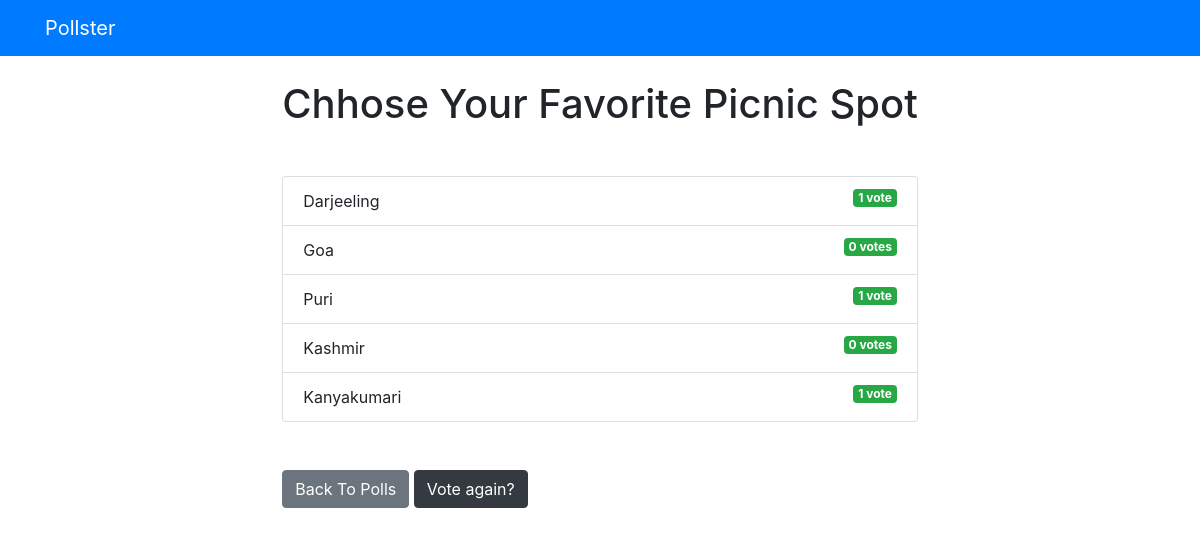
The page /polls/4/results/ on the database its author committed.
### polls/models.py (models this page shows, shortened)
class Question(models.Model):
    question_text = models.CharField(max_length=200)
    pub_date = models.DateTimeField('date published')

class Choice(models.Model):
    question = models.ForeignKey(Question, on_delete=models.CASCADE)
    choice_text = models.CharField(max_length=200)
    votes = models.IntegerField(default=0)

### polls/views.py (the view)
# urls.py: path('<int:question_id>/results/', views.results, name='results'),
def results(request, question_id):
    question = get_object_or_404(Question, pk=question_id)
    return render(request, 'polls/results.html', {'question': question})

### templates/polls/results.html
{% extends 'base.html' %}
{% block content %}
<h1 class = "mb-5 text-center"> {{question.question_text}} </h1>
<ul class = "list-group mb-5">
    {% for choice in question.choice_set.all %}
    <li class = "list-group-item">
    {{choice.choice_text}}<span class = "badge badge-success float-right">{{choice.votes}}
    vote{{choice.votes|pluralize}}</span>
    </li>
    {% endfor %}
</ul>
<a class = "btn btn-secondary" href = "{% url 'polls:index' %}"> Back To Polls </a>
<a class = "btn btn-dark" href = "{% url 'polls:detail' question.id %}"> Vote again?</a>
{% endblock %}

### rows shown on the page
Question: question_text "Chhose Your Favorite Picnic Spot"
Choice: choice_text "Darjeeling", votes "1"
Choice: choice_text "Goa", votes "0"
Choice: choice_text "Puri", votes "1"
Choice: choice_text "Kashmir", votes "0"
Choice: choice_text "Kanyakumari", votes "1"
